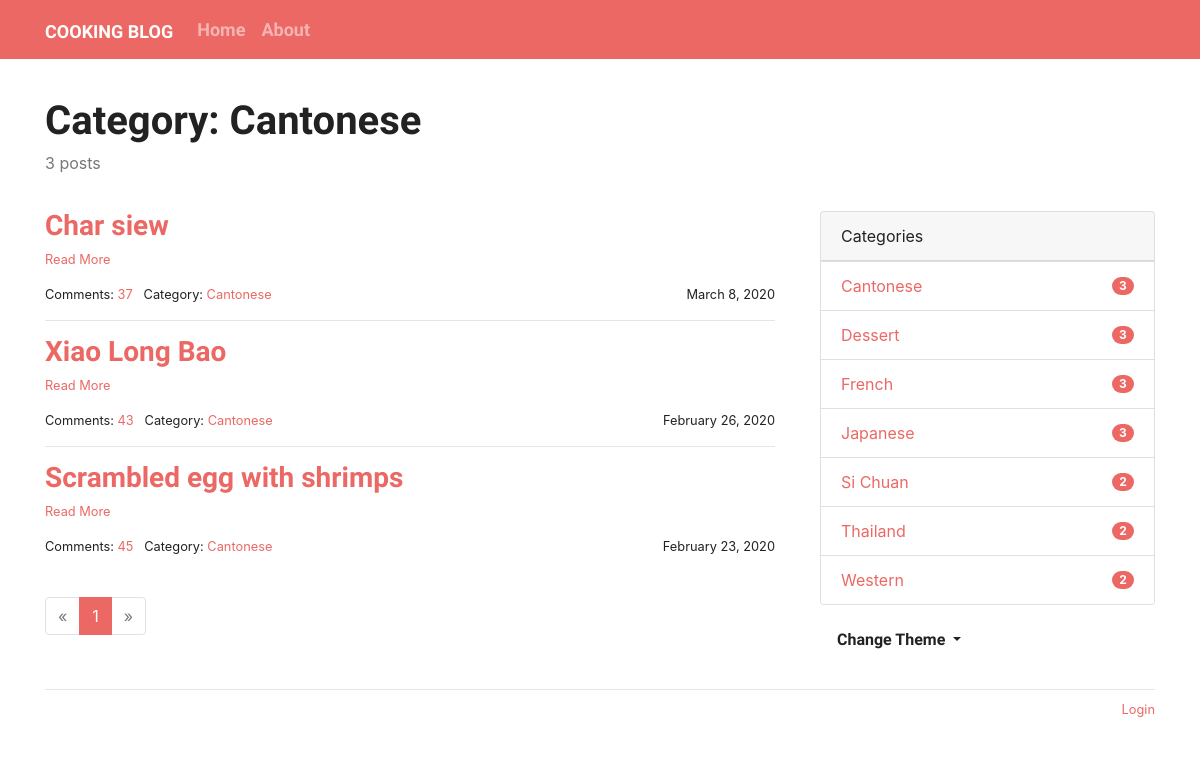
Page /category/1 on the committed database.
### cooking/models.py (models this page shows)
class Admin(db.Model):
    id = db.Column(db.Integer, primary_key=True)
    username = db.Column(db.String(20))
    password_hash = db.Column(db.String(128))
    blog_title = db.Column(db.String(60))
    blog_sub_title = db.Column(db.String(100))
    name = db.Column(db.String(30))
    about = db.Column(db.Text)

class Category(db.Model):
    id = db.Column(db.Integer, primary_key=True)
    label = db.Column(db.String(30), unique=True)
    posts = db.relationship('Post', back_populates='category')

class Post(db.Model):
    id = db.Column(db.Integer, primary_key=True)
    title = db.Column(db.String(60))
    content = db.Column(db.Text)
    timestamp = db.Column(db.DateTime, default=datetime.utcnow, index=True)
    category_id = db.Column(db.Integer, db.ForeignKey('category.id'))
    category = db.relationship('Category', back_populates='posts')
    comments = db.relationship('Comment', back_populates='post', cascade='all, delete-orphan')

### cooking/blueprints/cook.py (the view)
@cook_bp.route('/category/<int:category_id>')
def show_category(category_id):
    category = Category.query.get_or_404(category_id)
    page = request.args.get('page', 1, type=int)
    per_page = current_app.config['COOKLOG_POST_PER_PAGE']
    pagination = Post.query.with_parent(category).order_by(Post.timestamp.desc()).paginate(page, per_page)
    posts = pagination.items
    return render_template('cook/category.html', category=category, pagination=pagination, posts=posts)

### cooking/__init__.py (called while the page is built)
def register_template_context(app):
    @app.context_processor
    def make_template_context():
        admin = Admin.query.first()
        categories = Category.query.order_by(Category.label).all()
        links = Link.query.order_by(Link.name).all()
        if current_user.is_authenticated:
            unread_comments = Comment.query.filter_by(reviewed=False).count()
        else:
            unread_comments = None
        return dict(
            admin=admin, categories=categories,
            links=links, unread_comments=unread_comments)

def register_request_handlers(app):
    @app.after_request
    def query_profiler(response):
        for q in get_debug_queries():
            if q.duration >= app.config['COOKING_SLOW_QUERY_THRESHOLD']:
                app.logger.warning(
                    'Slow query: Duration: %fs\n Context: %s\nQuery: %s\n '
                    % (q.duration, q.context, q.statement)
                )
        return response

### cooking/templates/cook/category.html (shortened to what this page needs)
{% extends 'base.html' %}
{% from 'bootstrap/pagination.html' import render_pagination %}
{% block content %}
    <div class="page-header">
        <h1>Category: {{ category.label }}</h1>
        <p class="text-muted">{{ category.posts|length }} posts</p>
    </div>
    <div class="row">
        <div class="col-sm-8">
            {% include "cook/_posts.html" %}
            <div class="page-footer">{{ render_pagination(pagination) }}</div>
        </div>
        <div class="col-sm-4 sidebar">
            {% include "cook/_sidebar.html" %}
        </div>
    </div>
{% endblock %}

### cooking/templates/base.html (shortened to what this page needs)
{% from 'bootstrap/nav.html' import render_nav_item %}
<html lang="en">
<head>
    {% block head %}
        <link rel="stylesheet"
              href="{{ url_for('static', filename='css/%s.min.css' % request.cookies.get('theme', 'perfect_blue')) }}"
              type="text/css">
        <link rel="stylesheet" href="{{ url_for('static', filename='css/style.css') }}" type="text/css">
    {% endblock head %}
</head>
<body>
    {% block nav%}
    <nav class="navbar navbar-expand-lg navbar-dark bg-primary">
        <div class="container">
            <a class="navbar-brand" href="{{ url_for('cook.index') }}">{{ admin.blog_title }}</a>
            <div class="collapse navbar-collapse" id="navbarColor01">
                <ul class="navbar-nav mr-auto">
                    {{ render_nav_item('cook.index', 'Home') }}
                    {{ render_nav_item('cook.about', 'About') }}
                </ul>
            </div>
        </div>
    </nav>
    {% endblock nav%}
    <main class="container">
    {% block content %}{% endblock content %}
    {% block footer %}
        <footer>
            <p class="float-right">
                <small>
                    {% if current_user.is_authenticated %}
                        <a href="{{ url_for('auth.logout', next=request.full_path) }}">Logout</a>
                    {% else %}
                        <a href="{{ url_for('auth.login', next=request.full_path) }}">Login</a>
                    {% endif %}
                </small>
            </p>
        </footer>
    {% endblock footer %}
    </main>
</body>
</html>

### cooking/templates/cook/_posts.html (shortened to what this page needs)
{% if posts %}
    {% for post in posts %}
        <h3 class="text-primary"><a href="{{ url_for('.show_post', post_id=post.id) }}">{{ post.title }}</a></h3>
        <p>
            <small><a href="{{ url_for('.show_post', post_id=post.id) }}">Read More</a></small>
        </p>
        <small>
            Comments: <a href="{{ url_for('.show_post', post_id=post.id) }}#comments">{{ post.comments|length }}</a>&nbsp;&nbsp;
            Category: <a
                href="{{ url_for('.show_category', category_id=post.category.id) }}">{{ post.category.label }}</a>
            <span class="float-right">{{ moment(post.timestamp).format('LL') }}</span>
        </small>
        {% if not loop.last %}
            <hr>
        {% endif %}
    {% endfor %}
{% endif %}

### cooking/templates/cook/_sidebar.html (shortened to what this page needs)
{% if categories %}
    <div class="card mb-3">
        <div class="card-header">Categories</div>
        <ul class="list-group list-group-flush">
            {% for category in categories %}
                <li class="list-group-item  list-group-item-action d-flex justify-content-between align-items-center">
                    <a href="{{ url_for('cook.show_category', category_id=category.id) }}">
                        {{ category.label }}
                    </a>
                    <span class="badge badge-primary badge-pill"> {{ category.posts|length }}</span>
                </li>
            {% endfor %}
        </ul>
    </div>
{% endif %}
<div class="dropdown">
    <button class="btn btn-default dropdown-toggle" type="button" id="dropdownMenuButton"
            data-toggle="dropdown" aria-haspopup="true" aria-expanded="false">
        Change Theme
    </button>
</div>

### cooking/static/css/style.css (style rules this page uses)
nav { margin-bottom: 20px; }
.page-header { padding-top: 20px; padding-bottom: 20px; }
.sidebar { padding-left: 30px; }
footer { margin-top: 30px; padding: 10px 0 40px; color: #999; border-top: 1px solid #e5e5e5; }
.page-footer { padding-top: 40px; }

### rows in the picture
Admin: blog_title "COOKING BLOG"
Category: label "Cantonese", posts|length "3"
Post: title "Char siew", comments|length "37", category.label "Cantonese", timestamp "March 8, 2020"
Post: title "Xiao Long Bao", comments|length "43", category.label "Cantonese", timestamp "February 26, 2020"
Post: title "Scrambled egg with shrimps", comments|length "45", category.label "Cantonese", timestamp "February 23, 2020"
Category: label "Dessert", posts|length "3"
Category: label "French", posts|length "3"
Category: label "Japanese", posts|length "3"
Category: label "Si Chuan", posts|length "2"
Category: label "Thailand", posts|length "2"
Category: label "Western", posts|length "2"

### other values in the picture
{{ render_nav_item('cook.index', 'Home') }} "Home"
{{ render_nav_item('cook.about', 'About') }} "About"
{{ category.posts|length }} "3"
{{ render_pagination(pagination) }} "« 1 »"
